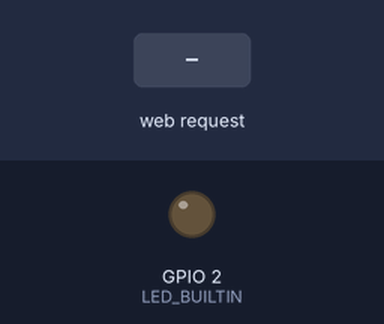
A sketch run on a simulated ESP32. Shown: output pins drawn as LEDs (lit = HIGH). Inputs (shaded band) come from the test bench. WiFi joins after 1.5 s; servers stay silent unless stated; storage starts empty; what the sketch prints to the serial monitor is not drawn.

Above: at 2.7 s.
2.8 s: HTTP request GET /api/led/on received
At 4.0 s:
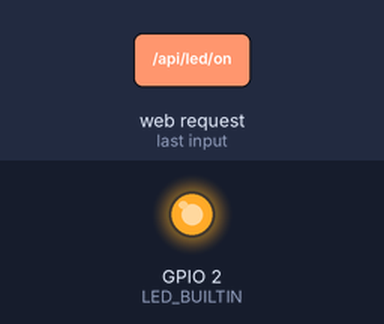
4.3 s: HTTP request GET /index.html received
5.8 s: HTTP request GET /mui.min.css received
Timing chart, 0 to 8.8 s (numbered marks = the images above; inputs shaded):
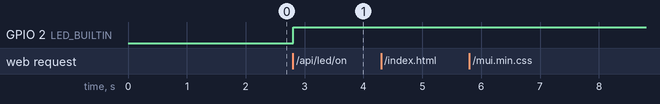

The sketch:

web_page.ino
```cpp
// (licence header left out)
// Load Wi-Fi and LittleFS libraries
#include <WiFi.h>
#include <LittleFS.h>

// Replace with your network credentials
const char* ssid = "YOUR_SSID";
const char* password = "YOUR_PASSWORD";

WiFiServer server(80);
String header;
String picoLEDState = "off";

unsigned long currentTime = 0;
unsigned long previousTime = 0;
const long timeoutTime = 2000;

void setup() {
  Serial.begin(115200);

  pinMode(LED_BUILTIN, OUTPUT);
  digitalWrite(LED_BUILTIN, LOW);

  if (!LittleFS.begin()) {
    Serial.println("LittleFS Mount Failed");
    return;
  }
  Serial.println("LittleFS Mounted Successfully");

  WiFi.begin(ssid, password);
  while (WiFi.status() != WL_CONNECTED) {
    delay(500);
    Serial.print(".");
  }

  Serial.println();
  Serial.print("WiFi connected. IP address: ");
  Serial.println(WiFi.localIP());

  server.begin();
}

void streamFile(WiFiClient& client, const char* path, const char* contentType) {
  File file = LittleFS.open(path, "r");
  if (!file) {
    client.println("HTTP/1.1 404 Not Found");
    client.println("Content-type: text/html");
    client.println("Connection: close");
    client.println();
    client.println("<html><body><h1>404 File Not Found</h1></body></html>");
    return;
  }

  size_t totalSize = file.size();
  Serial.println(String("Serving ") + path + " (" + totalSize + " bytes)");

  client.println("HTTP/1.1 200 OK");
  client.println("Content-type: " + String(contentType));
  client.println("Connection: close");
  client.println("Content-Length: " + String(totalSize));
  client.println();

  uint8_t buffer[256];
  size_t bytesSent = 0;
  int chunkCount = 0;

  while (file.available()) {
    size_t len = file.read(buffer, sizeof(buffer));
    client.write(buffer, len);
    bytesSent += len;

    // Yield every 2 chunks to avoid TCP buffer overflow
    if (++chunkCount % 2 == 0) {
      delay(1); // brief yield for network stack
    }
  }

  file.close();
  client.flush();
  delay(1);

  Serial.println("Finished sending file. Bytes sent: " + String(bytesSent));
}

void sendJson(WiFiClient& client, const char* state) {
  client.println("HTTP/1.1 200 OK");
  client.println("Content-type: application/json");
  client.println("Connection: close");
  client.println();
  client.print("{\"status\":\"success\",\"ledState\":\"");
  client.print(state);
  client.println("\"}");
  client.flush();
  delay(1);
}

void loop() {
  WiFiClient client = server.available();
  if (client) {
    currentTime = millis();
    previousTime = currentTime;
    Serial.println("New Client.");
    String currentLine = "";
    header = "";

    while (client.connected() && currentTime - previousTime <= timeoutTime) {
      currentTime = millis();
      if (client.available()) {
        char c = client.read();
        Serial.write(c);
        if (header.length() < 512) header += c;

        if (c == '\n') {
          if (currentLine.length() == 0) {
            bool handled = false;

            if (header.indexOf("GET / ") >= 0 || header.indexOf("GET /index.html") >= 0) {
              streamFile(client, "/index.html", "text/html");
              handled = true;
            } else if (header.indexOf("GET /mui.min.css") >= 0) {
              streamFile(client, "/mui.min.css", "text/css");
              handled = true;
            } else if (header.indexOf("GET /mui.min.js") >= 0) {
              streamFile(client, "/mui.min.js", "text/javascript");
              handled = true;
            } else if (header.indexOf("GET /api/led/on") >= 0) {
              picoLEDState = "on";
              digitalWrite(LED_BUILTIN, HIGH);
              sendJson(client, "on");
              handled = true;
            } else if (header.indexOf("GET /api/led/off") >= 0) {
              picoLEDState = "off";
              digitalWrite(LED_BUILTIN, LOW);
              sendJson(client, "off");
              handled = true;
            } else if (header.indexOf("GET /api/led/state") >= 0) {
              sendJson(client, picoLEDState.c_str());
              handled = true;
            }

            if (!handled) {
              client.println("HTTP/1.1 404 Not Found");
              client.println("Content-type: text/html");
              client.println("Connection: close");
              client.println();
              client.println("<html><body><h1>404 Not Found</h1></body></html>");
              client.flush();
              delay(1);
            }

            break;  // Exit client-handling loop after one request
          } else {
            currentLine = "";
          }
        } else if (c != '\r') {
          currentLine += c;
        }
      }
    }

    client.stop();
    Serial.println("Client disconnected.\n");
  }
}
```

Measured:
- after the input at 2.8 s, GPIO 2 (LED_BUILTIN): LOW → HIGH at once
- after the input at 4.3 s, every drawn part: stays the same
- after the input at 5.8 s, every drawn part: stays the same
